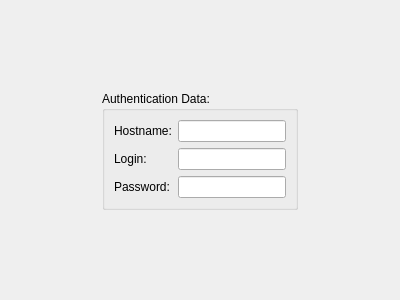
<?xml version="1.0" encoding="UTF-8"?>
<ui version="4.0">
 <class>AuthorizationForm</class>
 <widget class="QWidget" name="AuthorizationForm">
  <property name="geometry">
   <rect>
    <x>0</x>
    <y>0</y>
    <width>400</width>
    <height>300</height>
   </rect>
  </property>
  <property name="windowTitle">
   <string>Form</string>
  </property>
  <layout class="QGridLayout" name="gridLayout_2">
   <item row="0" column="1">
    <spacer name="verticalSpacer_2">
     <property name="orientation">
      <enum>Qt::Vertical</enum>
     </property>
     <property name="sizeHint" stdset="0">
      <size>
       <width>20</width>
       <height>79</height>
      </size>
     </property>
    </spacer>
   </item>
   <item row="1" column="0">
    <spacer name="horizontalSpacer">
     <property name="orientation">
      <enum>Qt::Horizontal</enum>
     </property>
     <property name="sizeHint" stdset="0">
      <size>
       <width>76</width>
       <height>20</height>
      </size>
     </property>
    </spacer>
   </item>
   <item row="1" column="1">
    <widget class="QGroupBox" name="groupBox">
     <property name="title">
      <string>Authentication Data:</string>
     </property>
     <layout class="QGridLayout" name="gridLayout">
      <item row="0" column="0">
       <layout class="QFormLayout" name="formLayout">
        <item row="0" column="0">
         <widget class="QLabel" name="label">
          <property name="text">
           <string>Hostname:</string>
          </property>
         </widget>
        </item>
        <item row="0" column="1">
         <widget class="QLineEdit" name="hostnameEdit"/>
        </item>
        <item row="1" column="0">
         <widget class="QLabel" name="label_3">
          <property name="text">
           <string>Login:</string>
          </property>
         </widget>
        </item>
        <item row="1" column="1">
         <widget class="QLineEdit" name="loginEdit"/>
        </item>
        <item row="2" column="0">
         <widget class="QLabel" name="label_4">
          <property name="text">
           <string>Password:</string>
          </property>
         </widget>
        </item>
        <item row="2" column="1">
         <widget class="QLineEdit" name="passwordEdit">
          <property name="echoMode">
           <enum>QLineEdit::Password</enum>
          </property>
         </widget>
        </item>
       </layout>
      </item>
     </layout>
    </widget>
   </item>
   <item row="1" column="2">
    <spacer name="horizontalSpacer_2">
     <property name="orientation">
      <enum>Qt::Horizontal</enum>
     </property>
     <property name="sizeHint" stdset="0">
      <size>
       <width>75</width>
       <height>20</height>
      </size>
     </property>
    </spacer>
   </item>
   <item row="2" column="1">
    <spacer name="verticalSpacer">
     <property name="orientation">
      <enum>Qt::Vertical</enum>
     </property>
     <property name="sizeHint" stdset="0">
      <size>
       <width>20</width>
       <height>78</height>
      </size>
     </property>
    </spacer>
   </item>
  </layout>
 </widget>
 <resources/>
 <connections/>
</ui>
